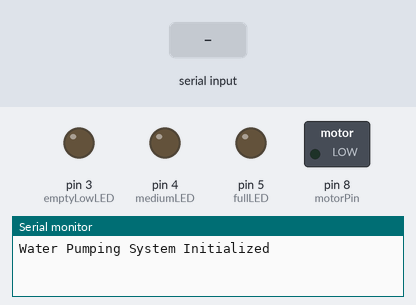
Simulated run of this sketch. Board: Arduino Uno, built with avr-gcc and run on an emulated ATmega328P. On the bench: switched loads named in the sketch (green lamp = pin HIGH), output pins drawn as LEDs (lit = HIGH), the last lines printed to the serial monitor. The test bench sets the inputs (shaded band).

Above: at 1.2 s.
1.3 s: "START_WATER\n" received over the second serial link
At 1.8 s:
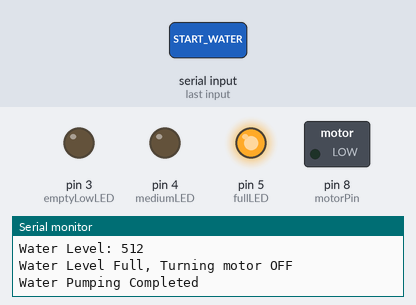
2.8 s: "1\n" received over the second serial link
Timing chart, 0 to 5.8 s (numbered marks = the images above; inputs shaded):
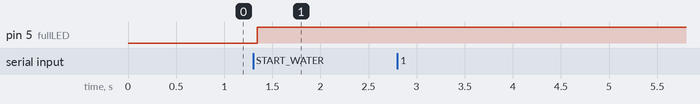

The sketch:

Water_Pumping_Arduino.ino
```cpp
/*
  Premium Chicken Farm
  Hayley Nguyen (gnguye5), gnguye5@uic.edu
  Rushil Patel (rpate476), rpate476@uic.edu
  Yug Patel (ypatel63), ypatel63@uic.edu
  This project develops an automated chicken care system with functionalities of counting chickens, water pumping, and playing music, all overseen by a central Arduino controller.
  Multiple Arduinos allow efficient, independent task management: the Chicken Counting Arduino tracks movement and updates a display, the Water Pumping Arduino controls water flow based on sensors, and the Music Playing Arduino plays scheduled tunes.
  The project has a timeline, aiming to create a scalable model for ethical, automated chicken farms.
*/


#include <SoftwareSerial.h>

int waterLevel = 0;
const int waterSensor = A0;
const int motorPin = 8;

// LED Pins
const int emptyLowLED = 3; // LED for "Empty" and "Low" levels
const int mediumLED = 4; // LED for "Medium" level
const int fullLED = 5; // LED for "Full" level

unsigned long previousMillis = 0;
const unsigned long interval = 1000;

bool startWaterPumping = false;

// SoftwareSerial pins
SoftwareSerial mySerial(10, 11); //RX, TX

void setup() {
    Serial.begin(9600); // Begin Serial communication for debugging
    mySerial.begin(9600); //Begin SoftwareSerial communication

    // Set motor and LED pins as outputs
    pinMode(motorPin, OUTPUT);
    pinMode(emptyLowLED, OUTPUT);
    pinMode(mediumLED, OUTPUT);
    pinMode(fullLED, OUTPUT);

    // Ensure initial states
    digitalWrite(motorPin, LOW);
    digitalWrite(emptyLowLED, LOW);
    digitalWrite(mediumLED, LOW);
    digitalWrite(fullLED, LOW);

    Serial.println("Water Pumping System Initialized");
}

void loop() {
    // Check for incoming signal
    if (mySerial.available() > 0) {
        String received = mySerial.readStringUntil('\n'); // Read incoming commands
        received.trim();
        Serial.print("Signal Received: ");
        Serial.println(received);

        if (received == "START_WATER") {
            Serial.println("Start Water Pumping");
            startWaterPumping = true;
        }
    }

    // Execute water pumping if the flag is set
    if (startWaterPumping) {
        unsigned long currentMillis = millis();

        if (currentMillis - previousMillis >= interval) {
            previousMillis = currentMillis;

            waterLevel = analogRead(waterSensor);
            Serial.print("Water Level: ");
            Serial.println(waterLevel);

            // Control LEDs and motor based on water level
            if (waterLevel <= 100) {
                Serial.println("Water Level Empty, Turning motor ON");
                digitalWrite(motorPin, HIGH);
                digitalWrite(emptyLowLED, HIGH);
                digitalWrite(mediumLED, LOW);
                digitalWrite(fullLED, LOW);
            } else if (waterLevel > 100 && waterLevel <= 380) {
                Serial.println("Water Level Low, Keeping motor ON");
                digitalWrite(motorPin, HIGH);
                digitalWrite(emptyLowLED, HIGH);
                digitalWrite(mediumLED, LOW);
                digitalWrite(fullLED, LOW);
            } else if (waterLevel > 380 && waterLevel <= 500) {
                Serial.println("Water Level Medium, Turning motor OFF");
                digitalWrite(motorPin, LOW);
                digitalWrite(emptyLowLED, LOW);
                digitalWrite(mediumLED, HIGH);
                digitalWrite(fullLED, LOW);
            } else if (waterLevel > 500) {
                Serial.println("Water Level Full, Turning motor OFF");
                digitalWrite(motorPin, LOW);
                digitalWrite(emptyLowLED, LOW);
                digitalWrite(mediumLED, LOW);
                digitalWrite(fullLED, HIGH);
                startWaterPumping = false;
                Serial.println("Water Pumping Completed");
            }
        }
    }
}
```

Measured:
- after the input at 1.3 s, pin 5 (fullLED): LOW → HIGH at once
